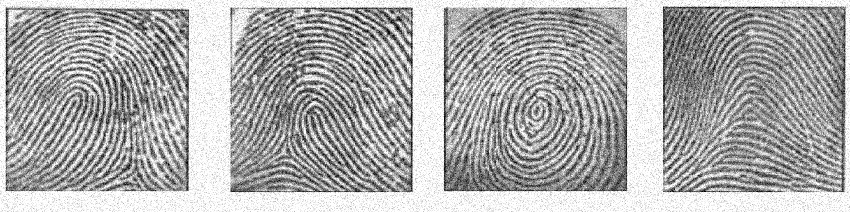
#> input picture noisy_fingerprint.jpg, 850 x 212 px
$ python conversion.py
#> lines starting #> are read from the running program, lines starting #| are printed output that depends on the picture; after the words box and inside, x2 and y2 are one past the last pixel; in counts of white or black regions, pixels touching at a corner belong together
import cv2
import numpy as np
import hashlib
import matplotlib.pyplot as plt

# Step 1: Load the image
image = cv2.imread('noisy_fingerprint.jpg', 0)  # Assuming a grayscale image
#> image is the input picture: shape (212, 850); min 0, max 255, mean 173.1

# Step 2: Convert to binary matrix using a threshold
_, binary_image = cv2.threshold(image, 127, 255, cv2.THRESH_BINARY)
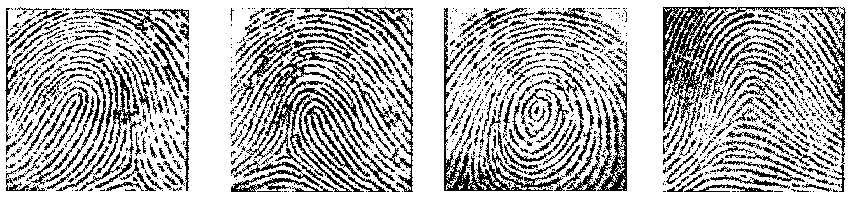
#> binary_image: shape (212, 850); 73% white; black in thin lines or dots, all inside (x1, y1, x2, y2) = (5, 6, 846, 192)

# Step 3: Flatten the binary matrix to a 1D array
binary_array = binary_image.flatten()

# Step 4: Convert the binary array to bytes
binary_bytes = bytes(binary_array)

# Step 5: Apply SHA-256 hash to the binary data
sha256_hash = hashlib.sha256(binary_bytes).hexdigest()

# Output the SHA-256 hash
print("SHA-256 Hash of the Binary Image:")
print(sha256_hash)
#| 67b711dc50d69a54c0e0c9db897d49984d7836e281c3ff4c9c955ebbd4171521

# Output the binary matrix (print first 5 rows for brevity)
print("Binary Matrix (first 5 rows):")
print(binary_image[:5, :])
#> (printed output is left out)

# Apply erosion to remove small structures and noise
kernel = np.ones((3,3), np.uint8)
erosion = cv2.erode(binary_image, kernel, iterations=1)
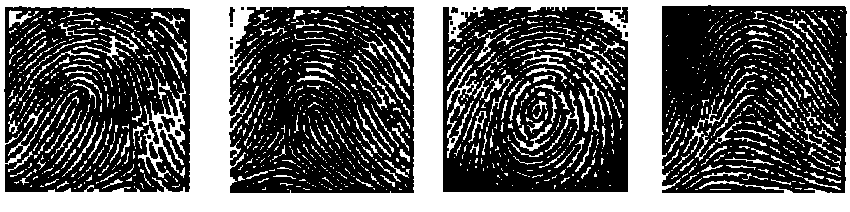
#> erosion: shape (212, 850); 38.2% white; 1476 white regions (1209 under 20 px), largest, box (x1, y1, x2, y2) and area: (0, 0, 850, 212) 46038, (138, 81, 186, 178) 1283, (447, 64, 479, 158) 592

# Apply dilation to fill in gaps and smooth the image
dilation = cv2.dilate(erosion, kernel, iterations=1)
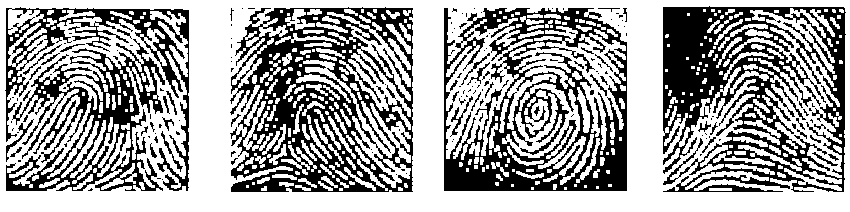
#> dilation: shape (212, 850); 63.7% white; 167 black regions (117 under 20 px)

# Display the original and processed images side by side
cv2.imshow('Original Image', image)
cv2.imshow('Processed Image', dilation)


# Find the contours in the binary image
contours, hierarchy = cv2.findContours(binary_image, cv2.RETR_TREE, cv2.CHAIN_APPROX_SIMPLE)
#> contours = 3523 contours, 2802 with area under 20; largest, box (x1, y1, x2, y2) and area: (0, 0, 850, 212) 179139, (662, 5, 790, 132) 4384, (443, 17, 563, 192) 2870, (264, 80, 353, 193) 1614, (808, 7, 847, 153) 1292

# Draw the contours on the original image
cv2.drawContours(image, contours, -1, (0, 255, 0), 2)
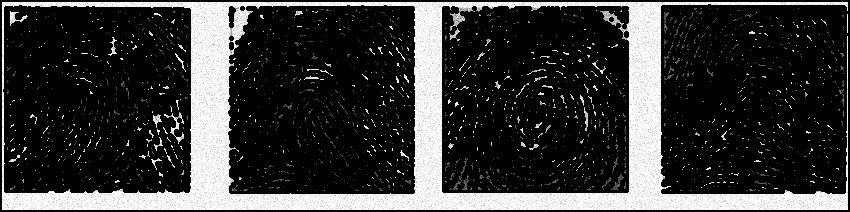
#> image: shape (212, 850); min 0, max 255, mean 55.9
print(len(contours))
#| 3523

# Display the original image with contours
cv2.imshow('Contours', image)
cv2.waitKey(0)
cv2.destroyAllWindows()
